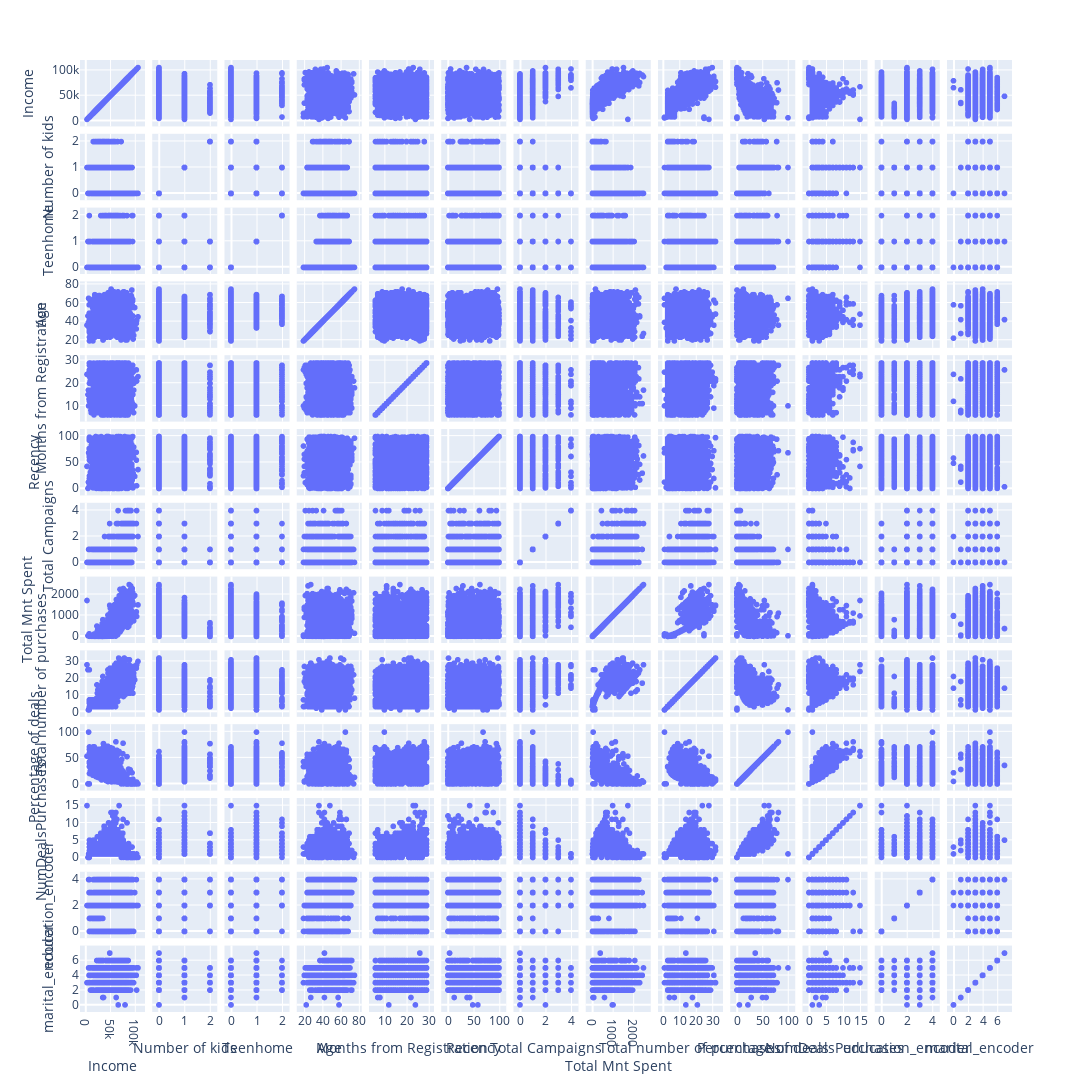

Source (notebook cell):
### Code cell
# Without Outliers

fig = px.scatter_matrix(campaign_results[totalvar],
width=1200, height=1600)
fig.show()

### Figure 1 — Plotly figure (JSON) as saved in the notebook; plotly's stock layout.template omitted (floating-point values rounded to 4 significant figures; data arrays with more than 128 entries replaced by an {"elided": "..."} marker saying what was removed)
{"data": [{"dimensions": [{"axis": {"matches": true}, "label": "Income", "values": {"elided": "2199 int values"}}, {"axis": {"matches": true}, "label": "Number of kids", "values": {"elided": "2199 int values"}}, {"axis": {"matches": true}, "label": "Teenhome", "values": {"elided": "2199 int values"}}, {"axis": {"matches": true}, "label": "Age", "values": {"elided": "2199 int values"}}, {"axis": {"matches": true}, "label": "Months from Registration", "values": {"elided": "2199 int values"}}, {"axis": {"matches": true}, "label": "Recency", "values": {"elided": "2199 int values"}}, {"axis": {"matches": true}, "label": "Total Campaigns", "values": {"elided": "2199 int values"}}, {"axis": {"matches": true}, "label": "Total Mnt Spent", "values": {"elided": "2199 int values"}}, {"axis": {"matches": true}, "label": "Total number of purchases", "values": {"elided": "2199 int values"}}, {"axis": {"matches": true}, "label": "Percentage of deals", "values": {"elided": "2199 float values"}}, {"axis": {"matches": true}, "label": "NumDealsPurchases", "values": {"elided": "2199 int values"}}, {"axis": {"matches": true}, "label": "education_encoder", "values": {"elided": "2199 int values"}}, {"axis": {"matches": true}, "label": "marital_encoder", "values": {"elided": "2199 int values"}}], "hovertemplate": "%{xaxis.title.text}=%{x}<br>%{yaxis.title.text}=%{y}<extra></extra>", "legendgroup": "", "marker": {"color": "#636efa", "symbol": "circle"}, "name": "", "showlegend": false, "type": "splom"}], "layout": {"dragmode": "select", "height": 1600, "legend": {"tracegroupgap": 0}, "margin": {"t": 60}, "width": 1200}}
